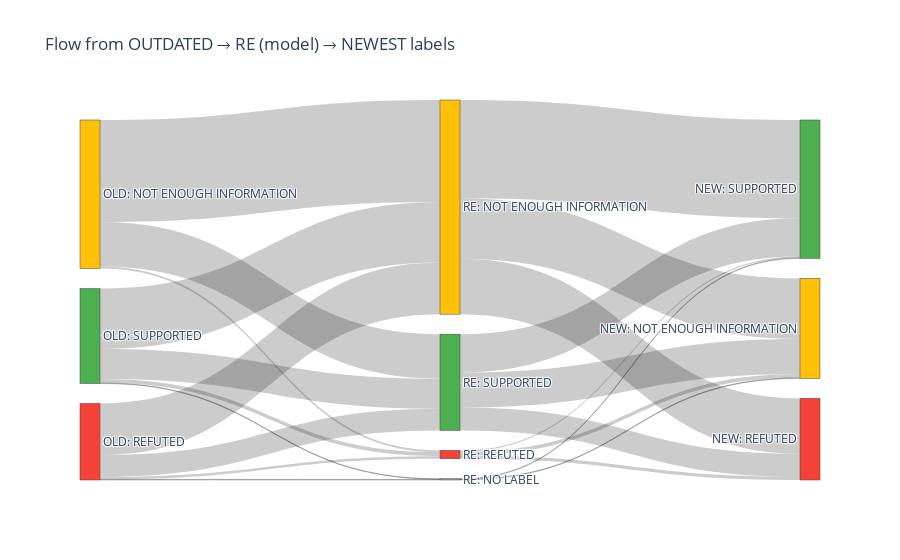

Source (notebook cell):
### Code cell
for col in ["label_re", "Newest Label", "Outdated Label"]:
    df[col] = df[col].fillna("NO LABEL").replace({"None": "NO LABEL"})

df["node_old"] = "OLD: " + df["Outdated Label"]
df["node_re"]  = "RE: "  + df["label_re"]
df["node_new"] = "NEW: " + df["Newest Label"]

flows_old_re = (
    df.groupby(["node_old", "node_re"])
      .size()
      .reset_index(name="count")
)

flows_re_new = (
    df.groupby(["node_re", "node_new"])
      .size()
      .reset_index(name="count")
)

nodes_old = sorted(df["node_old"].unique())
nodes_re  = sorted(df["node_re"].unique())
nodes_new = sorted(df["node_new"].unique())
labels = nodes_old + nodes_re + nodes_new

label_to_idx = {lab: i for i, lab in enumerate(labels)}

sources = []
targets = []
values  = []

# OLD → RE
sources.extend(flows_old_re["node_old"].map(label_to_idx))
targets.extend(flows_old_re["node_re"].map(label_to_idx))
values.extend(flows_old_re["count"])

# RE → NEW
sources.extend(flows_re_new["node_re"].map(label_to_idx))
targets.extend(flows_re_new["node_new"].map(label_to_idx))
values.extend(flows_re_new["count"])

color_map = {
    "SUPPORTED": "#4CAF50",
    "REFUTED": "#F44336",
    "NOT ENOUGH INFORMATION": "#FFC107",
    "NO LABEL": "#9E9E9E",
}

def base_label(node_name):
    return node_name.split(": ", 1)[1]

node_colors = [color_map.get(base_label(l), "#CCCCCC") for l in labels]

fig = go.Figure(data=[go.Sankey(
    node=dict(
        pad=20,
        thickness=20,
        label=labels,
        color=node_colors
    ),
    link=dict(
        source=sources,
        target=targets,
        value=values
    )
)])

fig.update_layout(
    title_text="Flow from OUTDATED → RE (model) → NEWEST labels", font_size=12
)

fig.show()

### Figure 1 — Plotly figure (JSON) as saved in the notebook; plotly's stock layout.template omitted (floating-point values rounded to 4 significant figures)
{"data": [{"link": {"source": [0, 0, 0, 1, 1, 1, 1, 2, 2, 2, 2, 3, 3, 4, 4, 4, 5, 5, 5, 6, 6, 6], "target": [4, 5, 6, 3, 4, 5, 6, 3, 4, 5, 6, 7, 9, 7, 8, 9, 7, 8, 9, 7, 8, 9], "value": [160, 3, 70, 1, 81, 4, 34, 1, 95, 6, 47, 1, 1, 95, 87, 154, 6, 5, 2, 55, 36, 60]}, "node": {"color": ["#FFC107", "#F44336", "#4CAF50", "#9E9E9E", "#FFC107", "#F44336", "#4CAF50", "#FFC107", "#F44336", "#4CAF50"], "label": ["OLD: NOT ENOUGH INFORMATION", "OLD: REFUTED", "OLD: SUPPORTED", "RE: NO LABEL", "RE: NOT ENOUGH INFORMATION", "RE: REFUTED", "RE: SUPPORTED", "NEW: NOT ENOUGH INFORMATION", "NEW: REFUTED", "NEW: SUPPORTED"], "pad": 20, "thickness": 20}, "type": "sankey"}], "layout": {"font": {"size": 12}, "title": {"text": "Flow from OUTDATED → RE (model) → NEWEST labels"}}}
